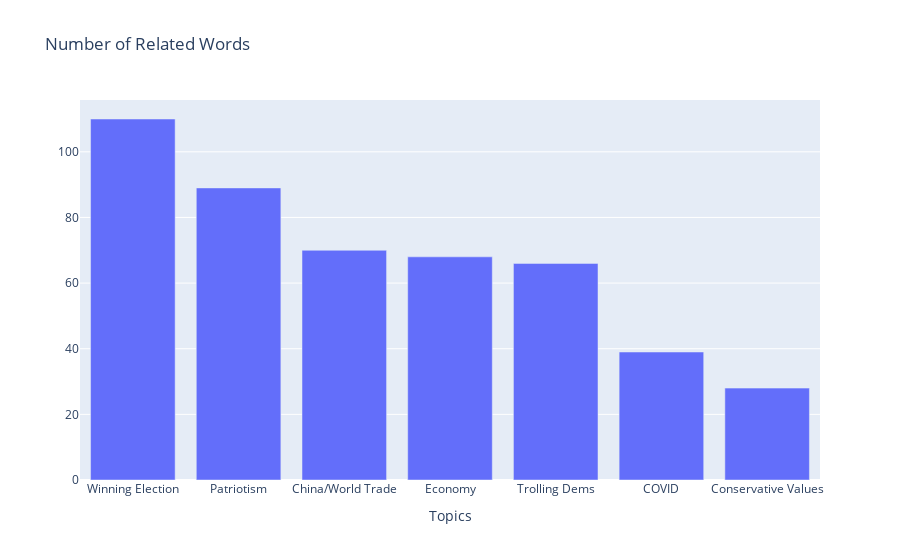

The notebook cell this image was saved under:
### Code cell
fig_mi = px.bar(data_frame=df_topic_mi, x='Topics', y='Number of Related Words', title='Number of Related Words', labels={'Number of Related Words':''})
fig_mi.show();

### Figure 1 — Plotly figure (JSON) as saved in the notebook; plotly's stock layout.template omitted (floating-point values rounded to 4 significant figures)
{"data": [{"alignmentgroup": "True", "hovertemplate": "Topics=%{x}<br>=%{y}<extra></extra>", "legendgroup": "", "marker": {"color": "#636efa"}, "name": "", "offsetgroup": "", "orientation": "v", "showlegend": false, "textposition": "auto", "type": "bar", "x": ["Winning Election", "Patriotism", "China/World Trade", "Economy", "Trolling Dems", "COVID", "Conservative Values"], "xaxis": "x", "y": [110, 89, 70, 68, 66, 39, 28], "yaxis": "y"}], "layout": {"barmode": "relative", "legend": {"tracegroupgap": 0}, "title": {"text": "Number of Related Words"}, "xaxis": {"anchor": "y", "domain": [0, 1], "title": {"text": "Topics"}}, "yaxis": {"anchor": "x", "domain": [0, 1], "title": {"text": ""}}}}
